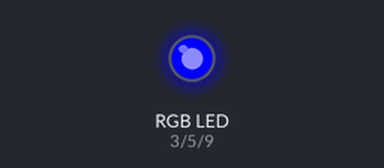
The sketch below on a simulated Arduino Uno, built with avr-gcc and run on an emulated ATmega328P. Shown: an RGB LED mixed from three pins (HIGH = lit).

Above: at 0.5 s.
At 1.5 s:
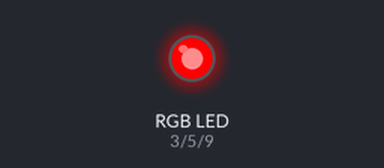
At 5.5 s:
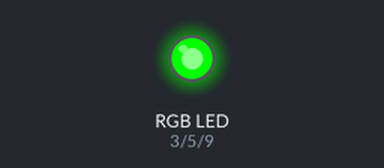
Timing chart, 0 to 6.9 s (numbered marks = the images above):
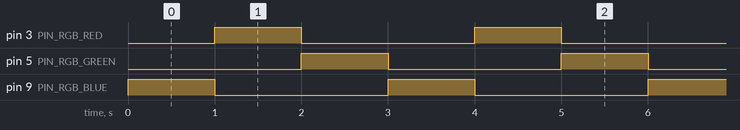

Measured:
- by itself, pin 3 (PIN_RGB_RED), pin 5 (PIN_RGB_GREEN), pin 9 (PIN_RGB_BLUE): alternates HIGH for 1.0 s and LOW for 2.0 s
- by itself, everything shown: repeats every 3.0 s, in 3 steps

The sketch:

3_5_9_test_led_RGB.ino
```cpp
/*
Adafruit Arduino - Lesson 3. RGB LED
*/

#define PIN_RGB_RED 3
#define PIN_RGB_GREEN 5
#define PIN_RGB_BLUE 9

//uncomment this line if using a Common Anode LED
//#define COMMON_ANODE

void setup()
{
  pinMode(PIN_RGB_RED, OUTPUT);
  pinMode(PIN_RGB_GREEN, OUTPUT);
  pinMode(PIN_RGB_BLUE, OUTPUT);
}

void loop()
{
  /*setColor(255, 0, 0);  // red
  delay(1000);
  setColor(0, 255, 0);  // green
  delay(1000);
  setColor(0, 0, 255);  // blue
  delay(1000);
  setColor(255, 255, 0);  // yellow
  delay(1000);
  setColor(80, 0, 80);  // purple
  delay(1000);
  setColor(0, 255, 255);  // aqua
  */
  setColorRGB(0, 0, 255, PIN_RGB_RED, PIN_RGB_GREEN, PIN_RGB_BLUE);
  delay(1000);
  setColorRGB(255, 0, 0, PIN_RGB_RED, PIN_RGB_GREEN, PIN_RGB_BLUE);
  delay(1000);
  setColorRGB(0, 255, 0, PIN_RGB_RED, PIN_RGB_GREEN, PIN_RGB_BLUE);
  delay(1000);
}

void setColorRGB(int red, int green, int blue, int pinLed_rgb_red, int pinLed_rgb_green, int pinLed_rgb_blue)
{
  #ifdef COMMON_ANODE
    red = 255 - red;
    green = 255 - green;
    blue = 255 - blue;
  #endif
  analogWrite(pinLed_rgb_red, red);
  analogWrite(pinLed_rgb_green, green);
  analogWrite(pinLed_rgb_blue, blue);
}
```
